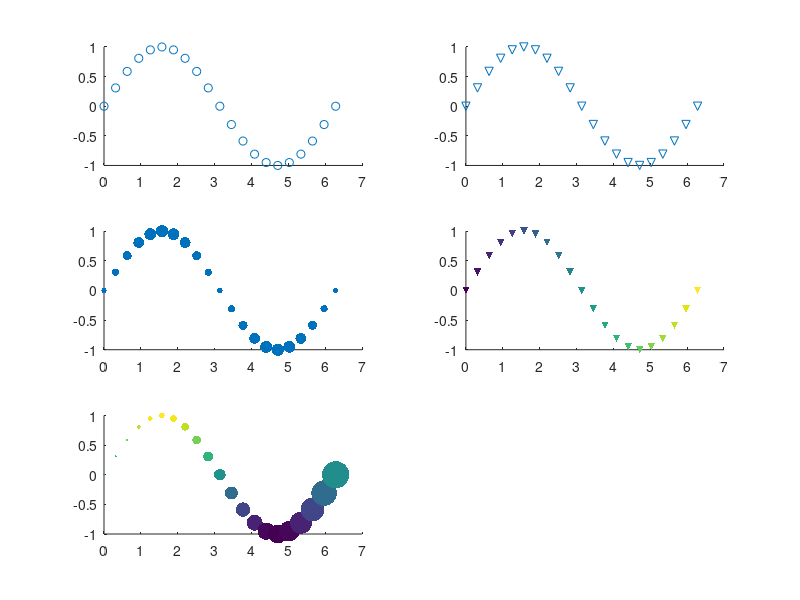

Here is the MATLAB script that generated this plot:
t=0:pi/10:2*pi; y=sin(t)
subplot(3,2,1); scatter(t,y)
subplot(3,2,2); scatter(t,y,'v')
subplot(3,2,3); scatter(t,y,(abs(y)+2).^4,'filled')
subplot(3,2,4); scatter(t,y,30,[0:2: 40],'v','filled')
subplot(3,2,5); scatter(t,y,(t+1).^3,y,'filled')